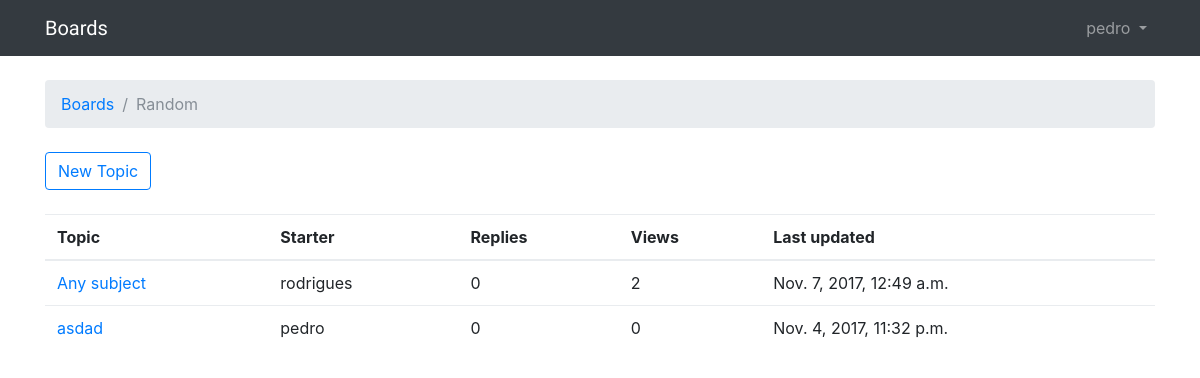
/boards/3/ (signed in), run on the app's committed database.
### boards/models.py (models this page shows, shortened)
class Board(models.Model):
    name = models.CharField(max_length=30, unique=True)
    description = models.CharField(max_length=100)

class Topic(models.Model):
    subject = models.CharField(max_length=255)
    last_updated = models.DateTimeField(auto_now_add=True)
    board = models.ForeignKey(Board, related_name='topics')
    starter = models.ForeignKey(User, related_name='topics')
    views = models.PositiveIntegerField(default=0)

### boards/views.py (the view)
# urls.py: url(r'^boards/(?P<pk>\d+)/$', boards_views.TopicListView.as_view(), name='board_topics'),
class TopicListView(ListView):
    model = Topic
    context_object_name = 'topics'
    template_name = 'topics.html'
    paginate_by = 20
    def get_context_data(self, **kwargs):
        kwargs['board'] = self.board
        return super().get_context_data(**kwargs)
    def get_queryset(self):
        self.board = get_object_or_404(Board, pk=self.kwargs.get('pk'))
        queryset = self.board.topics.order_by('-last_updated').annotate(replies=Count('posts') - 1)
        return queryset

### templates/topics.html (shortened to what this page needs)
{% extends 'base.html' %}
{% block breadcrumb %}
    <li class="breadcrumb-item"><a href="{% url 'home' %}">Boards</a></li>
    <li class="breadcrumb-item active">{{board.name}}</li>
{% endblock %}
{% block content %}
    <div class="mb-4">
        <a href="{% url 'new_topic' board.pk %}" class="btn btn-outline-primary">New Topic</a>
    </div>
    <table class="table">
        <thead class="thead-inverse">
            <tr>
                <th>Topic</th>
                <th>Starter</th>
                <th>Replies</th>
                <th>Views</th>
                <th>Last updated</th>
            </tr>
        </thead>
        <tbody>
            {% for topic in topics %}
                <tr>
                    <td><a href="{% url 'topic_posts' board.pk topic.pk %}">{{ topic.subject }}</td>
                    <td>{{ topic.starter.username }}</td>
                    <td>{{ topic.replies }}</td>
                    <td>{{ topic.views }}</td>
                    <td>{{ topic.last_updated }}</td>
                </tr>
            {% endfor %}
        </tbody>
    </table>
{% endblock %}

### templates/base.html (shortened to what this page needs)
{% load static %}
<html>
    <head>
        <link rel="stylesheet" href="{% static 'css/bootstrap.min.css' %}">
        <link rel="stylesheet" href="{% static 'css/app.css' %}">
    </head>
    <body>
        {% block body %}
        <nav class="navbar navbar-expand-sm navbar-dark bg-dark">
            <div class="container">
              <a class="navbar-brand" href="{% url 'home' %}">Boards</a>
              <div class="collapse navbar-collapse" id="mainMenu">
                {% if user.is_authenticated %}
                  <ul class="navbar-nav ml-auto">
                    <li class="nav-item dropdown">
                      <a class="nav-link dropdown-toggle" href="#" id="userMenu" data-toggle="dropdown" aria-haspopup="true" aria-expanded="false">
                        {{ user.username }}
                      </a>
                    </li>
                  </ul>
                {% else %}
                  <form class="form-inline ml-auto" style="margin-bottom: 0px;">
                    <a href="{% url 'login' %}" class="btn btn-outline-secondary">Login</a>
                    <a href="{% url 'signup' %}" class="btn btn-outline-primary ml-2">Signup</a>
                  </form>
                {% endif %}
              </div>
            </div>
          </nav>
            <div class="container">
              <ol class="breadcrumb my-4">
                {% block breadcrumb %}
                {% endblock %}
              </ol>
              {% block content %}
              {% endblock %}
            </div>
        {% endblock body %}
    </body>
</html>

### static/css/app.css (style rules this page uses)
.navbar-brand { font-family: 'Saira', sans-serif; }

### data on the page
Board: name "Random"
Topic: subject "Any subject", starter.username "rodrigues", replies "0", views "2", last_updated "Nov. 7, 2017, 12:49 a.m."
Topic: subject "asdad", starter.username "pedro", replies "0", views "0", last_updated "Nov. 4, 2017, 11:32 p.m."

### other printed values
{{ user.username }} "pedro"
